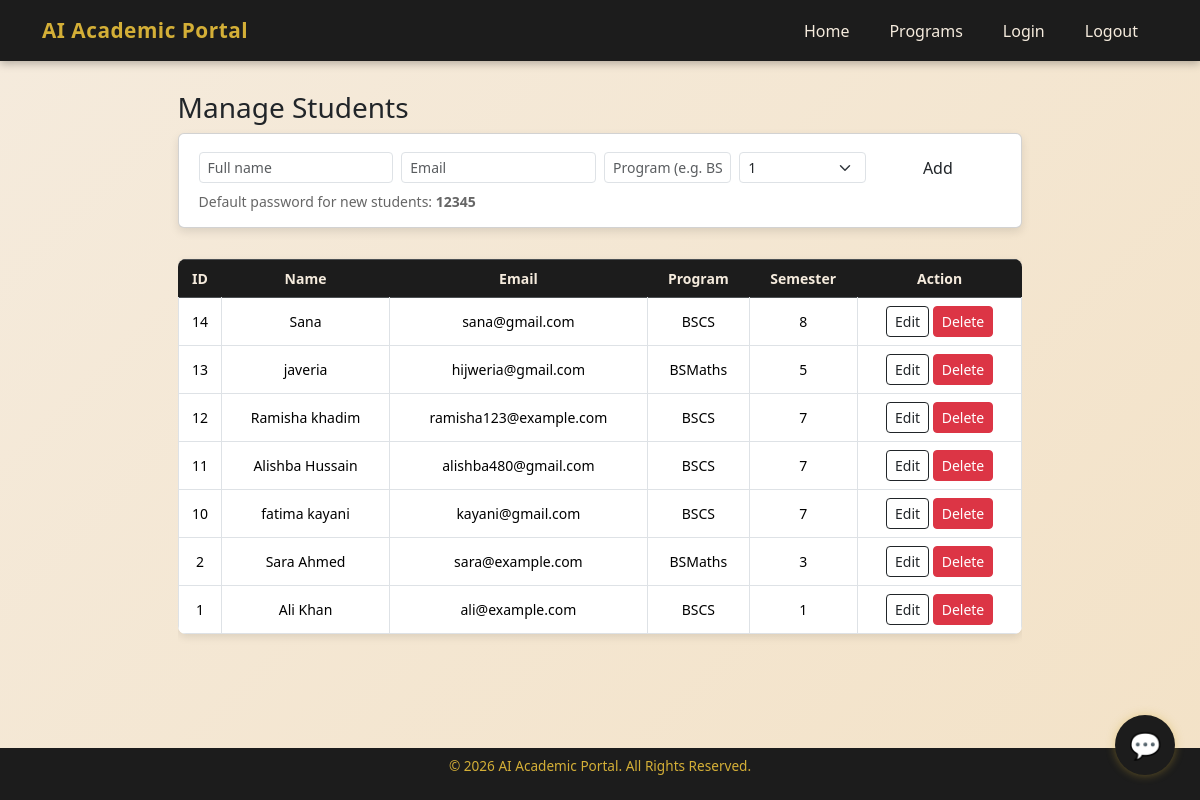
The app's page /manage_students.php (signed in), older data.
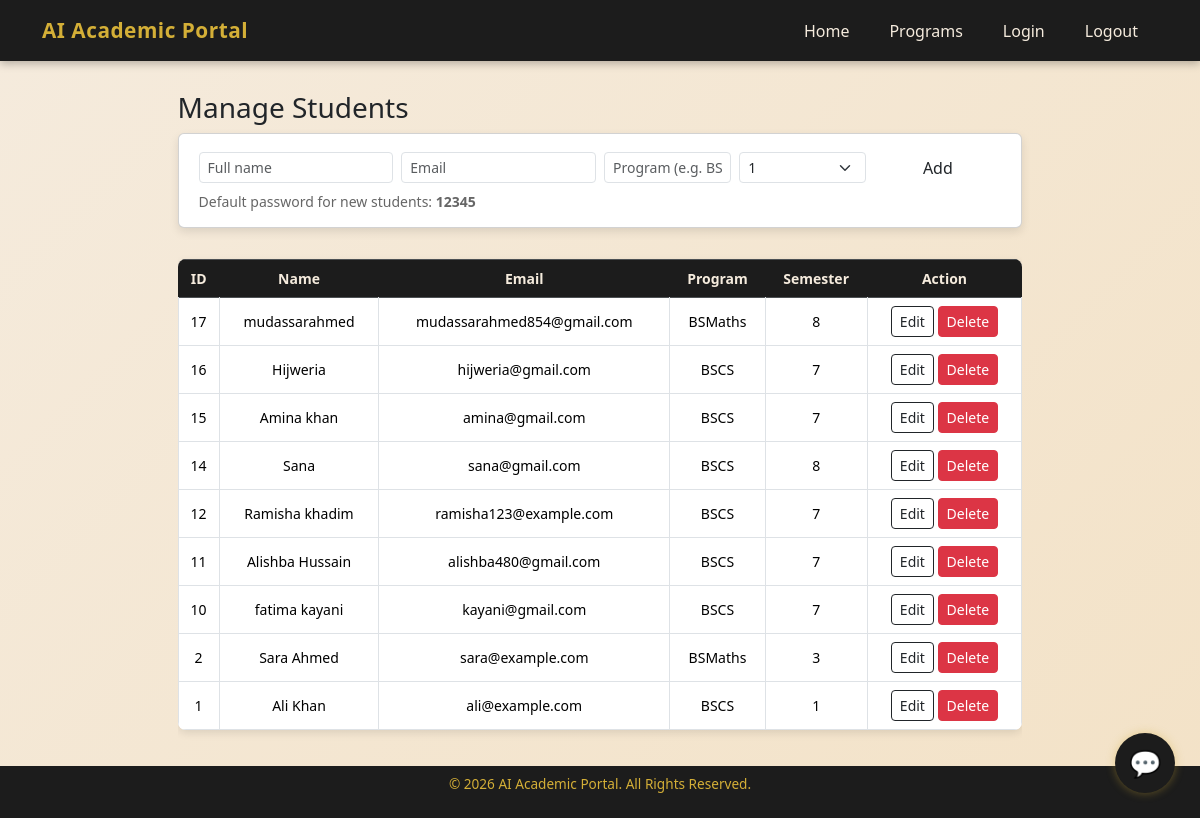
The same page, newer data.
### tables this page shows
CREATE TABLE `students` (
  `id` int(11) NOT NULL,
  `name` varchar(100) NOT NULL,
  `email` varchar(100) NOT NULL,
  `password` varchar(255) NOT NULL,
  `program` varchar(50) NOT NULL,
  `semester` int(2) NOT NULL,
  `is_verified` tinyint(1) DEFAULT 0,
  `verify_token` varchar(255) DEFAULT NULL
);

### manage_students.php (the view, shortened to what this page needs)
<?php
require_once 'includes/db_connect.php';
?>
<!doctype html>
<html lang="en">
<head>
  <link href="https://cdn.jsdelivr.net/npm/bootstrap@5.3.0/dist/css/bootstrap.min.css" rel="stylesheet">
</head>
<body>
<?php include('includes/header.php'); ?>
<div class="container-main">
  <h3>Manage Students</h3>
  <div class="card card-form mb-3">
    <form method="POST" class="row g-2 align-items-center">
      <div class="col-md-3">
        <input name="name" class="form-control form-control-sm" placeholder="Full name" required>
      </div>
      <div class="col-md-3">
        <input name="email" type="email" class="form-control form-control-sm" placeholder="Email" required>
      </div>
      <div class="col-md-2">
        <input name="program" class="form-control form-control-sm" placeholder="Program (e.g. BSCS)" required>
      </div>
      <div class="col-md-2">
        <select name="semester" class="form-select form-select-sm" required>
          <?php for($i=1;$i<=8;$i++){ echo "<option value='$i'>$i</option>"; } ?>
        </select>
      </div>
      <div class="col-md-2 text-end">
        <button name="add_student" class="btn btn-custom w-100">Add</button>
      </div>
    </form>
    <div class="small mt-1">
      Default password for new students: <strong>12345</strong>
    </div>
  </div>
  <div class="table-responsive">
    <table class="table table-bordered table-hover align-middle text-center">
      <thead class="table-dark">
        <tr>
          <th>ID</th>
          <th>Name</th>
          <th>Email</th>
          <th>Program</th>
          <th>Semester</th>
          <th>Action</th>
        </tr>
      </thead>
      <tbody>
        <?php
          $res = $conn->query("SELECT id, name, email, program, semester FROM students ORDER BY id DESC");
          while ($r = $res->fetch_assoc()) {
              echo "<tr>
                      <td>{$r['id']}</td>
                      <td>".htmlspecialchars($r['name'])."</td>
                      <td>".htmlspecialchars($r['email'])."</td>
                      <td>".htmlspecialchars($r['program'])."</td>
                      <td>{$r['semester']}</td>
                      <td>
                        <a class='btn btn-sm btn-outline-dark' href='edit_student.php?id={$r['id']}'>Edit</a>
                        <a class='btn btn-sm btn-danger' href='manage_students.php?delete={$r['id']}' onclick=\"return confirm('Delete this student?')\">Delete</a>
                      </td>
                    </tr>";
          }
        ?>
      </tbody>
    </table>
  </div>
</div>
<footer>
  <p>&copy; <?php echo date('Y'); ?> AI Academic Portal. All Rights Reserved.</p>
</footer>
<?php include('includes/chatbot.php'); ?>
</body>
</html>

### includes/header.php (shortened to what this page needs)
<!DOCTYPE html>
<html lang="en">
<head>
  <link href="https://cdn.jsdelivr.net/npm/bootstrap@5.3.3/dist/css/bootstrap.min.css" rel="stylesheet">
</head>
<body>
  <nav class="navbar navbar-expand-lg navbar-dark sticky-top">
    <div class="container">
      <a class="navbar-brand" href="index.php">AI Academic Portal</a>
      <div class="collapse navbar-collapse justify-content-end" id="navbarNav">
        <ul class="navbar-nav">
          <li class="nav-item"><a href="index.php" class="nav-link">Home</a></li>
          <li class="nav-item"><a href="programs.php" class="nav-link">Programs</a></li>
          <li class="nav-item"><a href="login.php" class="nav-link">Login</a></li>
          <li class="nav-item"><a href="logout.php" class="nav-link">Logout</a></li>
        </ul>
      </div>
    </div>
  </nav>

### includes/chatbot.php (shortened to what this page needs)
<div id="chatbot-icon">💬</div>

### manage_students.php (style rules this page uses)
body { font-family: 'Poppins', sans-serif; background: linear-gradient(135deg, #F5EBDD, #F3E2C7); color: #1C1C1C; margin: 0; padding: 0; min-height: 100vh; display: flex; flex-direction: column; text-align: center; }
.container-main { flex: 1; padding-top: 30px; padding-bottom: 20px; max-width: 1100px; margin: 0 auto; }
h3 { color: #1C1C1C; font-weight: 600; margin-bottom: 10px; font-size: 1.4rem; }
.card-form { border-radius: 10px; background: #fff; padding: 15px 20px; box-shadow: 0 4px 10px rgba(0,0,0,0.1); border-top: 3px solid #D4AF37; text-align: left; }
.btn-custom { background-color: #D4AF37; color: #1C1C1C; border: none; border-radius: 6px; font-weight: 600; padding: 6px 12px; font-size: 14px; transition: 0.3s; }
.table { background: #fff; border-radius: 8px; overflow: hidden; box-shadow: 0 3px 8px rgba(0,0,0,0.1); margin-top: 15px; font-size: 14px; }
thead.table-dark th { background-color: #1C1C1C; color: #F5EBDD; border: none; padding: 8px; }
tbody td { padding: 6px 10px; }
.small { font-size: 13px; color: #666; }
footer { background-color: #1C1C1C; color: #D4AF37; text-align: center; padding: 8px 0; margin-top: auto; font-size: 0.85rem; }

### includes/header.php (style rules this page uses)
.navbar { background-color: #1C1C1C; padding: 10px 0; box-shadow: 0 3px 8px rgba(0,0,0,0.25); }
.navbar-brand { color: #D4AF37 !important; font-weight: 700; letter-spacing: 0.5px; font-size: 1.3rem; transition: color 0.3s ease; }
.nav-link { color: #F5EBDD !important; font-weight: 500; margin: 0 12px; transition: all 0.3s ease; }
body { background: linear-gradient(135deg, #F5EBDD, #F3E2C7); font-family: 'Poppins', sans-serif; }

### includes/chatbot.php (style rules this page uses)
#chatbot-icon { position: fixed; bottom: 25px; right: 25px; width: 60px; height: 60px; background: #1C1C1C; border-radius: 50%; display: flex; justify-content: center; align-items: center; font-size: 26px; color: #D4AF37; box-shadow: 0 0 10px rgba(212,175,55,0.4); cursor: pointer; z-index: 1000; transition: 0.3s ease; }

Row changes from the older to the newer data that the page shows:
removed students: id "13", name "javeria", email "hijweria@gmail.com", program "BSMaths", semester "5"
added students: id "17", name "mudassarahmed", email "mudassarahmed854@gmail.com", program "BSMaths", semester "8"
added students: id "16", name "Hijweria", email "hijweria@gmail.com", program "BSCS", semester "7"
added students: id "15", name "Amina khan", email "amina@gmail.com", program "BSCS", semester "7"
